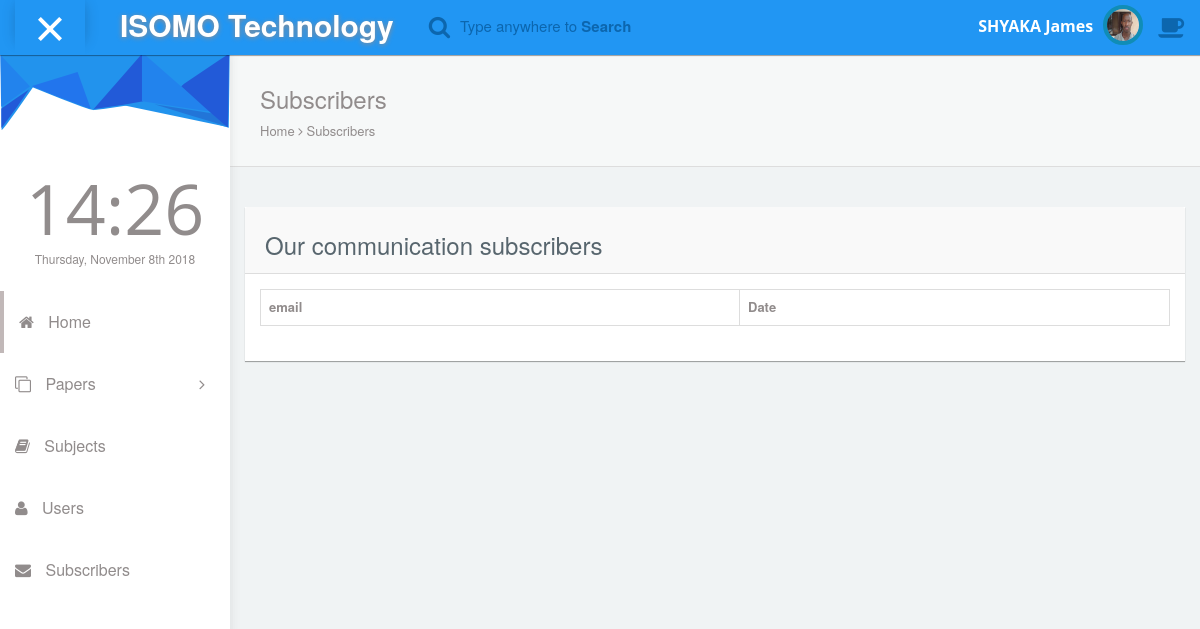
Before: /admin/subscribers.php (signed in) with the older database file.
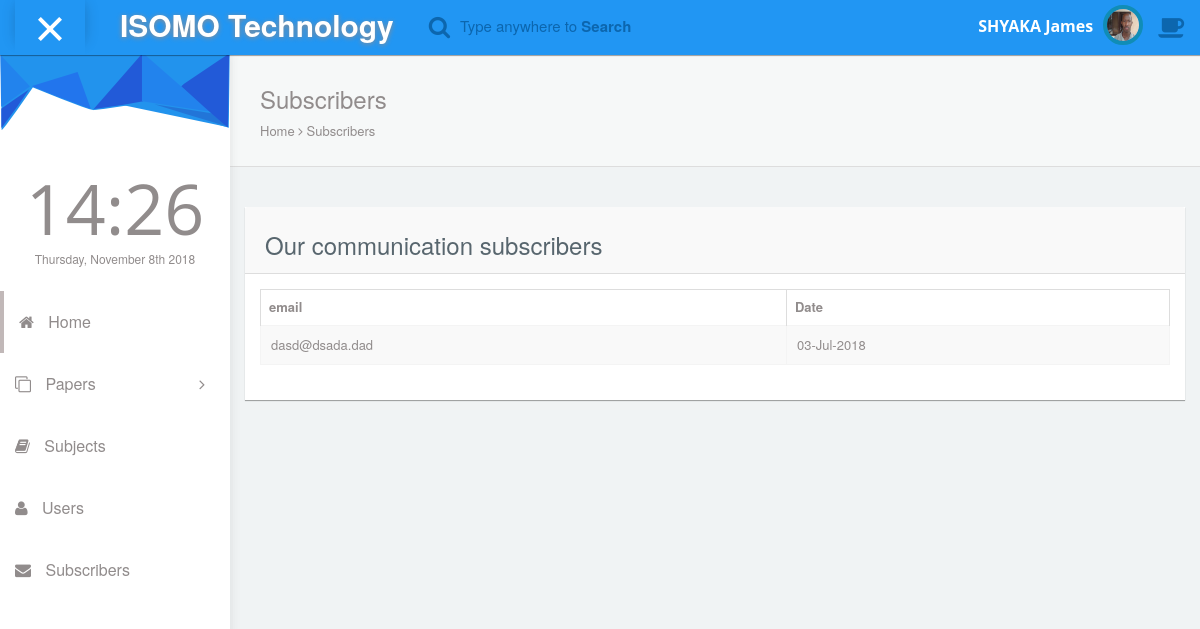
After: the same page with the newer database file.
### tables this page shows
CREATE TABLE `subscribers` (
  `id` int(11) NOT NULL,
  `email` varchar(2048) NOT NULL,
  `createdDate` timestamp NOT NULL DEFAULT CURRENT_TIMESTAMP ON UPDATE CURRENT_TIMESTAMP,
  `stopDate` timestamp NULL DEFAULT NULL
);

### admin/class.admin.php (called while the page is built, shortened)
<?php
	class admin{
		function admin(){
			$uname = $_SESSION['username']??"";
			$pwd = $_SESSION['password']??"";
			if($uname && $pwd)
			{
				if($this->authenticate($uname, $pwd)){
				}else{
					header("location:login", true, 302);
				}
			}else{
				header("location:login", true, 302);
			}
		}
		function authenticate($username, $password){
			global $db;
			$query = $db->query("SELECT * FROM admin WHERE username = \"$username\" AND password = \"$password\" LIMIT 1 ") or die("Error with login $db->error");
			if($query->num_rows>0){
				$this->data = $query->fetch_assoc();
				return true;
			}else{
				return false;
			}
		}
	}
?>

### admin/setup.php (called while the page is built, shortened)
<?php
  include_once "../conn.php";
  include_once "class.admin.php";
  $Admin = new admin();
  $admin_name = $Admin->data['name'];
?>

### admin/subscribers.php (the view, shortened to what this page needs)
<?php
	include_once 'setup.php';
?>
<!DOCTYPE html>
<html lang="en">
<head>
	<?php
		include_once 'modules/head.php';
	?>
	<link rel="stylesheet" type="text/css" href="asset/css/plugins/datatables.bootstrap.min.css"/>
</head>
<body id="mimin" class="dashboard">
			<?php include "modules/menu.php"; ?>
			<div class="container-fluid mimin-wrapper">
						<div id="left-menu">
							<?php
								include 'sidebar.php';
							?>
						</div>
						<div id="content">
							 <div class="panel box-shadow-none content-header">
									<div class="panel-body">
										<div class="col-md-12">
												<h3 class="animated fadeInLeft">Subscribers</h3>
												<p class="animated fadeInDown">
													Home <span class="fa-angle-right fa"></span> Subscribers
												</p>
										</div>
									</div>
							</div>
							<div class="col-md-12 top-20 padding-0">
								<div class="col-md-12">
									<div class="panel">
										<div class="panel-heading"><h3>Our communication subscribers</h3></div>
										<div class="panel-body">
											<div class="responsive-table">
											<?php
												$query = $db->query("SELECT * FROM subscribers WHERE stopDate = '' OR stopDate IS NULL ");
											?>
											<table id="datatables-example" class="table table-striped table-bordered" width="100%" cellspacing="0">
											<thead>
												<tr>
													<th>email</th>
													<th>Date</th>
												</tr>
											</thead>
											<tbody>
												<?php
													while ($data = $query->fetch_assoc()) {
														?>
															<tr>
																<td><?php echo $data['email']; ?></td>
																<td><?php echo date("d-M-Y", strtotime($data['createdDate'])); ?></td>
															</tr>
														<?php
													}
												?>
											</tbody>
												</table>
											</div>
									</div>
								</div>
							</div>
							</div>
						</div>
			</div>
</body>
</html>

### admin/modules/head.php (shortened to what this page needs)
   <link rel="stylesheet" type="text/css" href="asset/css/bootstrap.min.css">
     <link rel="stylesheet" type="text/css" href="asset/css/plugins/font-awesome.min.css"/>
     <link rel="stylesheet" type="text/css" href="asset/css/plugins/simple-line-icons.css"/>
     <link rel="stylesheet" type="text/css" href="asset/css/plugins/animate.min.css"/>
     <link rel="stylesheet" type="text/css" href="asset/css/plugins/fullcalendar.min.css"/>
<link href="asset/css/style.css" rel="stylesheet">

### admin/modules/menu.php (shortened to what this page needs)
<nav class="navbar navbar-default header navbar-fixed-top">
          <div class="col-md-12 nav-wrapper">
            <div class="navbar-header" style="width:100%;">
              <div class="opener-left-menu is-open">
                <span class="bottom"></span>
              </div>
                <a href="index.php" class="navbar-brand">
                 <b>ISOMO Technology</b>
                </a>
              <ul class="nav navbar-nav search-nav">
                <li>
                   <div class="search">
                    <span class="fa fa-search icon-search" style="font-size:23px;"></span>
                    <div class="form-group form-animate-text">
                      <input type="text" class="form-text" required>
                      <label class="label-search">Type anywhere to <b>Search</b> </label>
                    </div>
                  </div>
                </li>
              </ul>
              <ul class="nav navbar-nav navbar-right user-nav">
                <li class="user-name"><span><?php echo $admin_name; ?></span></li>
                  <li class="dropdown avatar-dropdown">
                   <img src="asset/img/boss.jpg" class="img-circle avatar" alt="user name" data-toggle="dropdown" aria-haspopup="true" aria-expanded="true"/>
                </li>
                <li ><a href="#" class="opener-right-menu"><span class="fa fa-coffee"></span></a></li>
              </ul>
            </div>
          </div>
        </nav>

### admin/sidebar.php (shortened to what this page needs)
<div class="sub-left-menu scroll">
  <ul class="nav nav-list">
    <li><div class="left-bg"></div></li>
    <li class="time">
      <h1 class="animated fadeInLeft">21:00</h1>
      <p class="animated fadeInRight">Sat,October 1st 2029</p>
    </li>
    <li class="active ripple">
      <a class="nav-header" href="/admin"><span class="fa-home fa"></span> Home
      </a>
    </li>
    <li class="ripple">
      <a class="tree-toggle nav-header" href="papers">
        <span class="fa-clone fa"></span> Papers
        <span class="fa-angle-right fa right-arrow text-right"></span>
      </a>
    </li>
    <li class="ripple"><a href="subjects"><span class="fa-book fa"></span> Subjects</a></li>
    <li><a href="users"><span class="fa-user fa"></span> Users</a></li>
    <li><a href="subscribers"><span class="fa-envelope fa"></span> Subscribers</a></li>
  </ul>
</div>

Changed rows visible on the page:
added subscribers: email "dasd@dsada.dad", createdDate "03-Jul-2018"
